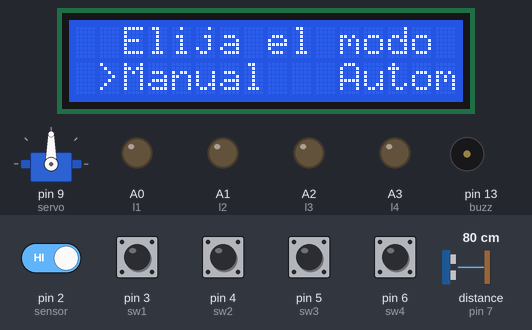
Recording of a sketch running on a simulated Arduino Nano, built with avr-gcc and run on an emulated ATmega328P. Parts: servo, 16×2 character LCD, output pins drawn as LEDs (lit = HIGH), buzzer (waves = sounding, pin HIGH). Wiring (inferred from the names in the program): ultrasonic range finder: trigger pin 8; echo pin 7. Inputs (shaded band) come from the test bench; at power-on: pin 2 (sensor), pin 3 (sw1) HIGH, pin 4 (sw2), pin 5 (sw3), pin 6 (sw4) LOW, distance to the obstacle (sensor on pin 7) 80 cm. The echo pulse lasts 58.3 µs per cm; pins used as bus, display or sensor lines are not drawn; what the sketch prints to the serial monitor is not drawn.

Above: at 3.2 s.
3.3 s: pin 4 (sw2) pulled HIGH for 0.15 s
At 6.2 s:
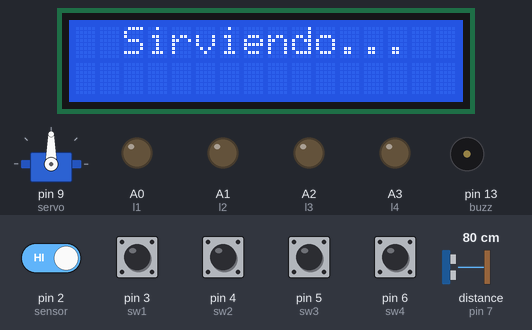
6.4 s: distance to the obstacle (sensor on pin 7) set to 18 cm
9.4 s: pin 6 (sw4) pulled HIGH for 0.15 s
At 9.53 s:
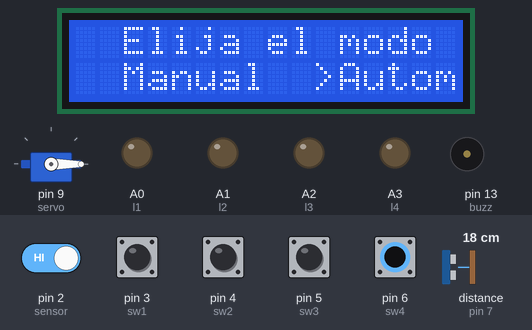
11.1 s: pin 5 (sw3) pulled HIGH for 0.15 s
At 11.9 s:
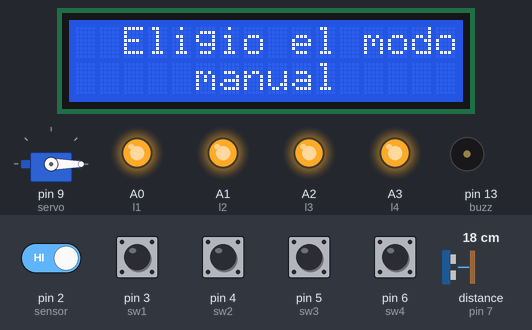
14.2 s: distance to the obstacle (sensor on pin 7) set to 20 cm
At 14.9 s:
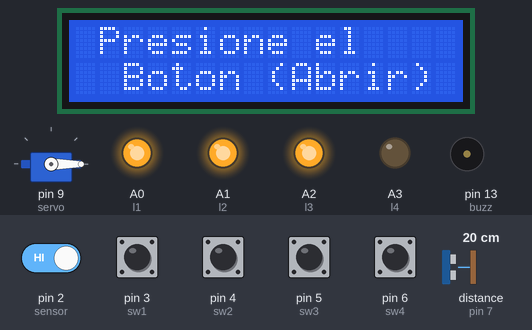
15.8 s: pin 4 (sw2) pulled HIGH for 1 s
At 20.8 s:
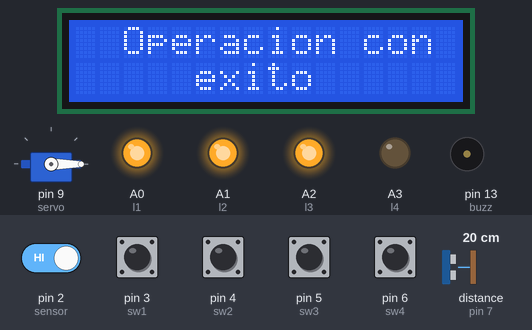
Timing chart, 0 to 22.3 s (numbered marks = the images above; inputs shaded):
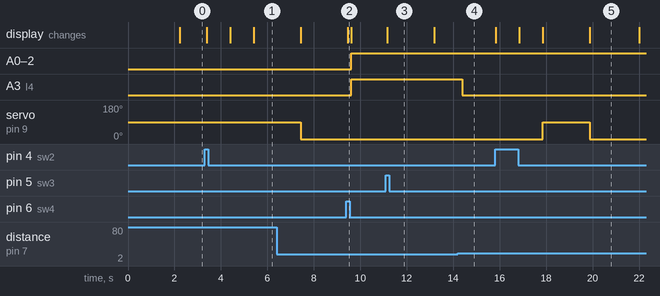

The sketch:

Proyecto_final_2024Taller.ino
```cpp
/*
   Fundacion Kinal
   Centro educativo tecnico laboral Kinal
   Quinto perito
   Quinto electronica
   Codigo Tecnico: EB5AV
   Curso: Taller de electronica digital y reparacion de computadoras I
   Proyecto: Proyecto final - Taller
   Dev: Steven Josué Sicaján Pacheco
   Fecha: 4 de octubre
*/

#include <LiquidCrystal_I2C.h>
#include <Wire.h>
#include <Servo.h>
#define sensor 2
#define sw1 3
#define sw2 4
#define sw3 5
#define sw4 6
#define l1 A0
#define l2 A1
#define l3 A2
#define l4 A3
#define l5 A6
#define buzz 13
#define trigger 8
#define echo 7
#define time delay(2000);
#define time2 delay(1000);
#define time3 delay(3000);
#define time4 delay(100);

int a = 0;
int b = 0;
int c = 0;
long sensor_us;
long distancia;

Servo servo;
LiquidCrystal_I2C lcd(0x27, 16, 2);

void setup() {
  Serial.begin(9600);
  pinMode(sw1, INPUT);
  pinMode(sw2, INPUT);
  pinMode(sw3, INPUT);
  pinMode(sw4, INPUT);
  pinMode(l1, OUTPUT);
  pinMode(l2, OUTPUT);
  pinMode(l3, OUTPUT);
  pinMode(l4, OUTPUT);
  pinMode(l5, OUTPUT);
  pinMode(sensor, INPUT);
  pinMode(buzz, OUTPUT);
  pinMode(trigger, OUTPUT);
  pinMode(echo, INPUT);
  digitalWrite(trigger, LOW);
  servo.attach(9);
  servo.write(90);
  lcd.init();
  lcd.backlight();
  lcd.setCursor(2, 0);
  lcd.print("Comida para");
  lcd.setCursor(3, 1);
  lcd.print("mascotas");
  time
  // put your setup code here, to run once:

}

void loop() {
  digitalWrite(trigger, HIGH);
  delayMicroseconds(10);
  digitalWrite(trigger, LOW);
  sensor_us = pulseIn(echo, HIGH);
  time4
  distancia = sensor_us/59;
  Serial.println(distancia);
  Serial.print("cm");

  if(b == 0){
  lcd.clear();
  lcd.setCursor(2, 0);
  lcd.print("Elija el modo");
  lcd.setCursor(1, 1);
  lcd.print(">Manual   Autom.");
  b = 1;
  a = 0;
  }

  if(digitalRead(sw1)== LOW){
  b = 0;
  }

  if(digitalRead(sw3)==HIGH && a == 0){
    lcd.clear();
    lcd.setCursor(2, 0);
    lcd.print("Eligio el modo");
    lcd.setCursor(5, 1);
    lcd.print("manual");
    time
    lcd.clear();
    lcd.setCursor(1, 0);
    lcd.print("Presione el");
    lcd.setCursor(2, 1);
    lcd.print("Boton (Abrir)");
  }
  if(digitalRead(sw2)== HIGH && a == 0){
    lcd.clear();
    lcd.setCursor(2, 0);
    lcd.print("Sirviendo.");
    time2
    lcd.setCursor(2, 0);
    lcd.print("Sirviendo..");
    time2
    lcd.setCursor(2, 0);
    lcd.print("Sirviendo...");
    servo.write(90);
    time
    servo.write(0);
    lcd.clear();
    lcd.setCursor(2, 0);
    lcd.print("Operacion con");
    lcd.setCursor(5, 1);
    lcd.print("exito");
    time
    b = 0;
  }

    if(digitalRead(sw4)==HIGH){
  lcd.clear();
  lcd.setCursor(2, 0);
  lcd.print("Elija el modo");
  lcd.setCursor(1, 1);
  lcd.print(" Manual  >Autom.");
  a = 1;
  }
  if(digitalRead(sw3)==HIGH && a == 1){
    lcd.clear();
    lcd.setCursor(2, 0);
    lcd.print("Eligio el modo");
    lcd.setCursor(3, 1);
    lcd.print("automatico");
    a = 3;
    time
  }
  if(a == 3){
    lcd.clear();
    lcd.setCursor(2, 0);
    lcd.print("Esperando...");
    lcd.setCursor(1, 1);
    lcd.print("Salir (Volver)");
    time4
    }
  if(digitalRead(sensor)== LOW && a == 3){
      lcd.clear();
      lcd.setCursor(2, 0);
      lcd.print("Sirviendo.");
      time2
      lcd.setCursor(2, 0);
      lcd.print("Sirviendo..");
      time2
      lcd.setCursor(2, 0);
      lcd.print("Sirviendo...");
      servo.write(90);
      time
      servo.write(0);
      lcd.clear();
      lcd.setCursor(2, 0);
      lcd.print("Operacion con");
      lcd.setCursor(5, 1);
      lcd.print("exito");
      time
    }
    if(digitalRead(sw3)==HIGH && a == 3){
            lcd.clear();
            lcd.setCursor(3, 0);
            lcd.print("Automatico");
            lcd.setCursor(2, 1);
            lcd.print("desactivado");
            b = 0;
            time
           }


  if(distancia >11 && distancia <15){
    digitalWrite(l1, HIGH);
    digitalWrite(l2, HIGH);
    digitalWrite(l3, HIGH);
    digitalWrite(l4, HIGH);
    digitalWrite(l5, HIGH);
  }

  if(distancia >14 && distancia <18){
    digitalWrite(l1, HIGH);
    digitalWrite(l2, HIGH);
    digitalWrite(l3, HIGH);
    digitalWrite(l4, HIGH);
    digitalWrite(l5, LOW);
  }

  if(distancia >17 && distancia <21){
    digitalWrite(l1, HIGH);
    digitalWrite(l2, HIGH);
    digitalWrite(l3, HIGH);
    digitalWrite(l4, LOW);
    digitalWrite(l5, LOW);
  }

  if(distancia >20 && distancia <24 && c == 0){
    digitalWrite(l1, HIGH);
    digitalWrite(l2, HIGH);
    digitalWrite(l3, LOW);
    digitalWrite(l4, LOW);
    digitalWrite(l5, LOW);
    tone(buzz, 400, 1000);
    time2
    noTone(buzz);
    c = 1;
  }

  if(distancia >23 && c == 1){
    digitalWrite(l1, HIGH);
    digitalWrite(l2, LOW);
    digitalWrite(l3, LOW);
    digitalWrite(l4, LOW);
    digitalWrite(l5, LOW);
      tone(buzz, 400, 1000);
    time2
    noTone(buzz);
    c = 2;
  }
  // put your main code here, to run repeatedly:

}
```

Measured:
- the behaviour switches between 18 and 19 cm on distance to the obstacle (sensor on pin 7) (found by bisection; images 3 and 4)
- after the input at 3.3 s, the display: first changes after 0.09 s (image 1 shows a later state)
- after the input at 9.4 s, the display: changes after 0.07 s (image 2)
- after the input at 11.1 s, the display: changes after 0.05 s (image 3)
- after the input at 14.2 s, A3 (l4): HIGH → LOW after 0.20 s
- after the input at 15.8 s, servo on pin 9 (servo): 0° → 90° after 2.1 s, → 0° 2.0 s later; the display: first changes at once (image 5 shows a later state)
